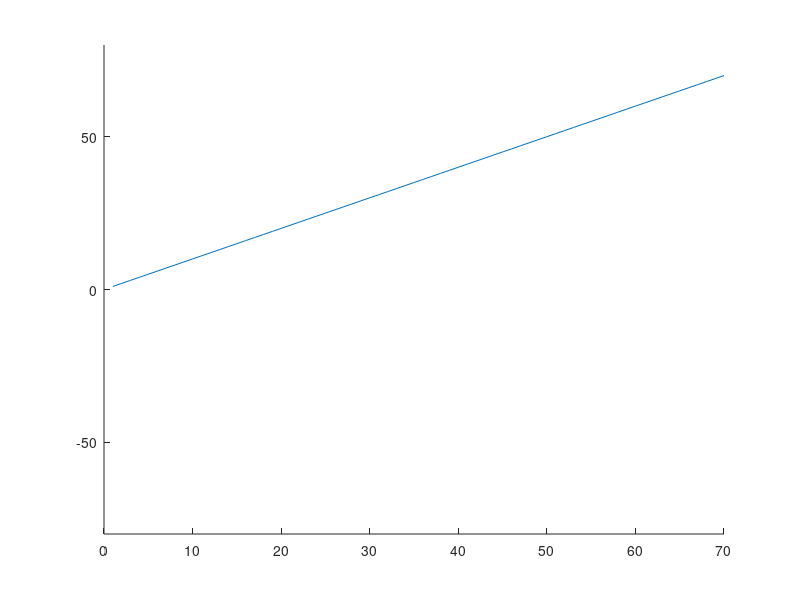

MATLAB code to generate this figure:
clear all;
close all;

%more efficient random walk
drift = .65;
nTrials = 1;
nIter = 10000;
nSims = 1; %number simulations
criterion = 70;
sd = .1; %drift constant

%create accumulator

%     accumulator = cumsum(2.*(rand(nTrials,nIter) + trlNoise <=drift)-1,2);
%
tic
for count = 1:nSims
    for n = 1:nTrials
        Accumulat_final = [];
        temp = [];
        temp = [];
        trlNoise = randn + (randn*sd);
%        trlNoise = randn*noise;
        temp = cumsum(2.*(rand(1,nIter) + trlNoise <= drift)-1,2);
        accumulator(n,1:length(temp)) = temp;
    end
    toc

    %create column of 0's to shift
    accumulator(:,nIter+1) = 0;

    %shift last column to first
    accumulator_shift = circshift(accumulator,[0,1]);

    figure
    for tr = 1:size(accumulator_shift,1)
    hold on
    hold all
        temp = accumulator_shift(tr,find(abs(accumulator_shift(tr,:)) <= criterion));
        %RT(tr,1) = accumulator_shift(tr,find(abs(accumulator_shift(tr,:)) <= criterion,1));
        Accumulat_final(tr,1:length(temp)) = temp;
        plot(nonzeros(Accumulat_final(tr,:)))
        ylim([-1*(criterion+10) criterion+10]);
        hold off
    end
end